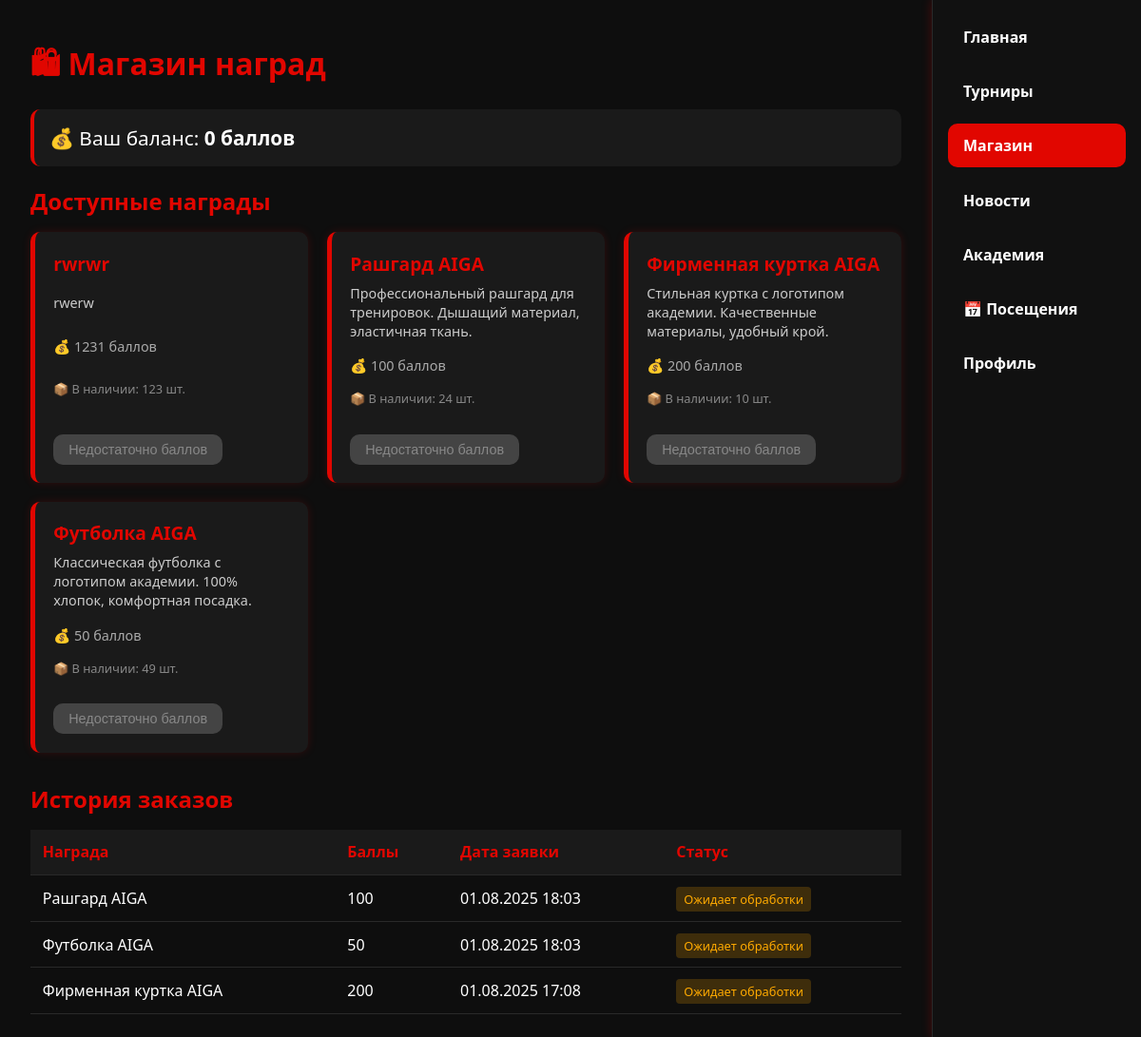
The page /store/ (signed in) on the database its author committed.
### users/models.py (models this page shows, shortened)
class User(AbstractUser):
    ROLE_CHOICES = [
        ("student", "Ученик"),
        ("parent", "Родитель"),
        ("coach", "Тренер"),
        ("admin", "Администратор"),
    ]
    role = models.CharField(
        max_length=10, choices=ROLE_CHOICES, default="student", verbose_name="Роль"
    )
    phone = models.CharField(max_length=20, blank=True, verbose_name="Телефон")
    birth_date = models.DateField(null=True, blank=True, verbose_name="Дата рождения")
    points = models.PositiveIntegerField(default=0, verbose_name="Баллы")
    is_email_verified = models.BooleanField(default=False, verbose_name="Email подтвержден")
    photo = models.ImageField(
        upload_to="users/photos/", blank=True, null=True, verbose_name="Фото профиля"
    )
    class Meta:
        verbose_name = "Пользователь"
        verbose_name_plural = "Пользователи"

### store/models.py (models this page shows, shortened)
class Reward(models.Model):
    name = models.CharField(max_length=200, verbose_name="Название")
    description = models.TextField(verbose_name="Описание")
    points_cost = models.PositiveIntegerField(verbose_name="Стоимость в баллах")
    image = models.ImageField(upload_to="rewards/", blank=True, null=True, verbose_name="Фото")
    stock = models.PositiveIntegerField(default=0, verbose_name="Остаток")
    is_active = models.BooleanField(default=True, verbose_name="Активен")
    created_at = models.DateTimeField(auto_now_add=True, verbose_name="Дата создания")
    updated_at = models.DateTimeField(auto_now=True, verbose_name="Дата обновления")
    class Meta:
        verbose_name = "Награда"
        verbose_name_plural = "Награды"
        ordering = ["points_cost", "name"]
    @property
    def is_available(self):
        return self.is_active and self.stock > 0

class RewardClaim(models.Model):
    STATUS_CHOICES = [
        ("pending", "Ожидает обработки"),
        ("approved", "Одобрена"),
        ("rejected", "Отклонена"),
        ("completed", "Выдана"),
    ]
    reward = models.ForeignKey(Reward, on_delete=models.CASCADE, verbose_name="Награда")
    student = models.ForeignKey(
        settings.AUTH_USER_MODEL,
        on_delete=models.CASCADE,
        limit_choices_to={"role": "student"},
        verbose_name="Ученик",
    )
    status = models.CharField(
        max_length=20, choices=STATUS_CHOICES, default="pending", verbose_name="Статус"
    )
    points_spent = models.PositiveIntegerField(verbose_name="Потрачено баллов")
    claimed_at = models.DateTimeField(auto_now_add=True, verbose_name="Дата заявки")
    processed_at = models.DateTimeField(null=True, blank=True, verbose_name="Дата обработки")
    processed_by = models.ForeignKey(
        settings.AUTH_USER_MODEL,
        on_delete=models.SET_NULL,
        null=True,
        blank=True,
        limit_choices_to={"role__in": ["coach", "admin"]},
        related_name="processed_rewards",
        verbose_name="Обработал",
    )
    notes = models.TextField(blank=True, verbose_name="Заметки")
    class Meta:
        verbose_name = "Заявка на награду"
        verbose_name_plural = "Заявки на награды"
        ordering = ["-claimed_at"]

### store/views.py (the view, shortened to what this page needs)
# urls.py: path("", views.store_list, name="list"),
def store_list(request):
    rewards = Reward.objects.filter(is_active=True).order_by("name")
    return render(request, "store/store.html", {"rewards": rewards})

### templates/store/store.html (shortened to what this page needs)
<!DOCTYPE html>
<html lang="ru">
  <head>
  </head>
  <body>
    <div class="container">
      <h1>🛍 Магазин наград</h1>
      {% if user.is_authenticated %}
        <div class="balance">
          💰 Ваш баланс: <strong>{{ user.points }} баллов</strong>
        </div>
      {% endif %}
      <section id="product-catalog">
        <h2>Доступные награды</h2>
        {% if rewards %}
          <div class="product-list">
            {% for reward in rewards %}
              <div class="product-card">
                <h3>{{ reward.name }}</h3>
                <p class="product-description">{{ reward.description|truncatewords:20 }}</p>
                <p class="product-price">💰 {{ reward.points_cost }} баллов</p>
                <p class="product-stock">📦 В наличии: {{ reward.stock }} шт.</p>
                <div class="product-actions">
                  {% if user.is_authenticated and user.role == 'student' %}
                    {% if reward.is_available %}
                      {% if user.points >= reward.points_cost %}
                        <form method="post" action="{% url 'store:checkout' %}" style="display: inline;">
                          {% csrf_token %}
                          <input type="hidden" name="reward_id" value="{{ reward.id }}" />
                          <button type="submit" class="btn btn-primary">Получить награду</button>
                        </form>
                      {% else %}
                        <button class="btn btn-disabled" disabled>Недостаточно баллов</button>
                      {% endif %}
                    {% else %}
                      <button class="btn btn-disabled" disabled>Нет в наличии</button>
                    {% endif %}
                  {% elif not user.is_authenticated %}
                    <a href="{% url 'users:login' %}" class="btn btn-secondary">Войти для покупки</a>
                  {% endif %}
                </div>
              </div>
            {% endfor %}
          </div>
        {% else %}
          <div class="empty-state">
            <div class="empty-state-icon">🛍</div>
            <p>Пока нет доступных наград</p>
          </div>
        {% endif %}
      </section>
      {% if user.is_authenticated and user.role == 'student' %}
        <section class="order-history">
          <h2>История заказов</h2>
          {% if user.rewardclaim_set.all %}
            <table class="order-table">
              <thead>
                <tr>
                  <th>Награда</th>
                  <th>Баллы</th>
                  <th>Дата заявки</th>
                  <th>Статус</th>
                </tr>
              </thead>
              <tbody>
                {% for claim in user.rewardclaim_set.all %}
                  <tr>
                    <td>{{ claim.reward.name }}</td>
                    <td>{{ claim.points_spent }}</td>
                    <td>{{ claim.claimed_at|date:'d.m.Y H:i' }}</td>
                    <td>
                      <span class="status-badge status-{{ claim.status }}">
                        {% if claim.status == 'pending' %}
                          Ожидает обработки
                        {% elif claim.status == 'approved' %}
                          Одобрена
                        {% elif claim.status == 'rejected' %}
                          Отклонена
                        {% elif claim.status == 'completed' %}
                          Выдана
                        {% endif %}
                      </span>
                    </td>
                  </tr>
                {% endfor %}
              </tbody>
            </table>
          {% else %}
            <div class="empty-state">
              <div class="empty-state-icon">📋</div>
              <p>У вас пока нет заказов</p>
            </div>
          {% endif %}
        </section>
      {% endif %}
    </div>
    <nav>
      <a href="{% url 'dashboard:home' %}">Главная</a>
      <a href="{% url 'tournaments:list' %}">Турниры</a>
      <a href="{% url 'store:list' %}" class="active">Магазин</a>
      <a href="{% url 'announcements:list' %}">Новости</a>
      <a href="{% url 'gyms:list' %}">Академия</a>
      <a href="{% url 'attendance:list' %}">📅 Посещения</a>
      <a href="{% url 'users:profile' %}">Профиль</a>
    </nav>
  </body>
</html>

### templates/store/store.html (style rules this page uses)
:root { --bg: #0e0e0e; --fg: #fff; --accent: #e10600; --input-bg: #1a1a1a; --border: #292929; --radius: 10px; --shadow: 0 0 10px rgba(255, 0, 0, 0.25); }
body { margin: 0; padding: 0; font-family: 'Segoe UI', Tahoma, Geneva, Verdana, sans-serif; background: var(--bg); color: var(--fg); display: flex; min-height: 100vh; }
nav { width: 220px; background: #111; border-left: 1px solid var(--border); box-shadow: var(--shadow); display: flex; flex-direction: column; padding: 1rem; box-sizing: border-box; position: fixed; right: 0; top: 0; bottom: 0; overflow-y: auto; z-index: 1000; }
nav a { color: var(--fg); text-decoration: none; padding: 12px 16px; margin-bottom: 0.7rem; border-radius: var(--radius); font-weight: 600; transition: background-color 0.3s ease; display: block; }
nav a:hover, nav a.active { background-color: var(--accent); color: #fff; }
.container { flex-grow: 1; max-width: calc(100% - 220px); padding: 1.5rem 2rem; box-sizing: border-box; overflow-y: auto; min-height: 100vh; }
h1, h2, h3 { color: var(--accent); margin-bottom: 1rem; }
.balance { font-size: 1.3rem; margin-bottom: 1rem; padding: 1rem; background: var(--input-bg); border-radius: var(--radius); border-left: 4px solid var(--accent); }
.product-list { display: grid; grid-template-columns: repeat(auto-fill, minmax(260px, 1fr)); gap: 20px; margin-bottom: 2rem; }
.product-card { background: #1a1a1a; border-left: 5px solid var(--accent); border-radius: var(--radius); padding: 1.2rem; box-shadow: 0 0 10px rgba(255, 0, 0, 0.15); transition: transform 0.3s ease; cursor: pointer; display: flex; flex-direction: column; justify-content: space-between; }
.product-card h3 { margin: 0; color: var(--accent); font-size: 1.2rem; }
.product-price { color: #aaa; font-size: 0.9rem; margin: 0.5rem 0; }
.product-description { color: #ccc; font-size: 0.9rem; margin: 0.5rem 0; line-height: 1.4; }
.product-stock { color: #888; font-size: 0.8rem; margin-top: 0.5rem; }
.product-actions { margin-top: 1rem; }
.btn { padding: 8px 16px; border: none; border-radius: var(--radius); cursor: pointer; font-size: 0.9rem; text-decoration: none; text-align: center; transition: all 0.3s ease; display: inline-block; margin-right: 0.5rem; }
.btn-disabled { background-color: #444; color: #888; cursor: not-allowed; }
.order-history { margin-top: 2rem; }
.order-table { width: 100%; border-collapse: collapse; margin-top: 1rem; }
.order-table th, .order-table td { padding: 0.8rem; text-align: left; border-bottom: 1px solid var(--border); }
.order-table th { background-color: var(--input-bg); color: var(--accent); font-weight: 600; }
.status-badge { padding: 4px 8px; border-radius: 4px; font-size: 0.8rem; font-weight: 500; }
.status-pending { background-color: rgba(255, 170, 0, 0.2); color: #ffaa00; }

### rows shown on the page
User: points "0"
Reward: name "rwrwr", description "rwerw", points_cost "1231", stock "123", is_active "Недостаточно баллов"
Reward: name "Рашгард AIGA", description "Профессиональный рашгард для тренировок. Дышащий материал, эластичная ткань.", points_cost "100", stock "24", is_active "Недостаточно баллов"
Reward: name "Фирменная куртка AIGA", description "Стильная куртка с логотипом академии. Качественные материалы, удобный крой.", points_cost "200", stock "10", is_active "Недостаточно баллов"
Reward: name "Футболка AIGA", description "Классическая футболка с логотипом академии. 100% хлопок, комфортная посадка.", points_cost "50", stock "49", is_active "Недостаточно баллов"
RewardClaim: reward.name "Рашгард AIGA", points_spent "100", claimed_at "01.08.2025 18:03", status "Ожидает обработки"
RewardClaim: reward.name "Футболка AIGA", points_spent "50", claimed_at "01.08.2025 18:03", status "Ожидает обработки"
RewardClaim: reward.name "Фирменная куртка AIGA", points_spent "200", claimed_at "01.08.2025 17:08", status "Ожидает обработки"
